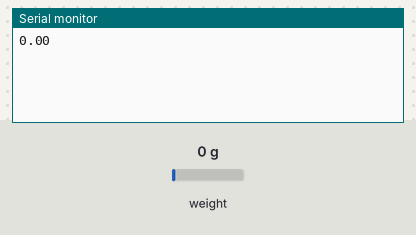
This sketch was run on a simulated Arduino Uno, built with avr-gcc and run on an emulated ATmega328P. On the bench: the last lines printed to the serial monitor. The inputs (shaded band) are chosen by the test bench; at power-on: weight on the scale 0 g.

Above: at 2.2 s.
2.3 s: weight on the scale set to 100 g
At 4.6 s:
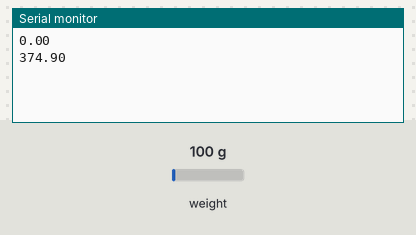
4.8 s: weight on the scale set to 1250 g
At 6.8 s:
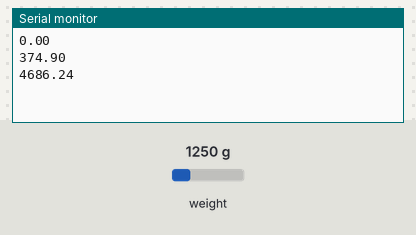
Timing chart, 0 to 8.3 s (numbered marks = the images above; inputs shaded):
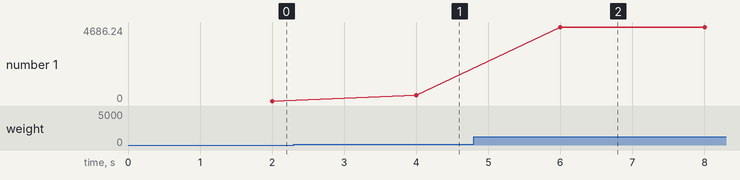

Measured:
- after the input at 2.3 s, the serial monitor: prints a new line after 1.7 s (image 1)
- after the input at 4.8 s, the serial monitor: prints a new line after 1.2 s (image 2)
- plotted number 1: 0 → 374.9 after the input at 2.3 s, 374.9 → 4686.24 after the input at 4.8 s

The sketch:

load.ino
```cpp
#include "HX711.h"

// Pin configuration for the load cell
#define LOADCELL_DOUT_PIN  4
#define LOADCELL_SCK_PIN   5

HX711 scale;

void setup() {
    Serial.begin(9600);
    scale.begin(LOADCELL_DOUT_PIN, LOADCELL_SCK_PIN);
    scale.tare(); // Tare the scale
}

void loop() {
    long rawReading = scale.get_units(10); // Average of 10 readings
    float calibrationFactor = 112.03; // Replace with your actual calibration factor
    float weight = rawReading / calibrationFactor;

    Serial.println(weight, 2); // Send weight to serial with 2 decimal places
    delay(1000); // Read every second
}
```
